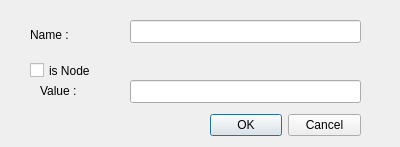
<?xml version="1.0" encoding="UTF-8"?>
<ui version="4.0">
 <class>Dialog</class>
 <widget class="QDialog" name="Dialog">
  <property name="geometry">
   <rect>
    <x>0</x>
    <y>0</y>
    <width>400</width>
    <height>147</height>
   </rect>
  </property>
  <property name="windowTitle">
   <string>Dialog</string>
  </property>
  <widget class="QDialogButtonBox" name="buttonBox">
   <property name="geometry">
    <rect>
     <x>210</x>
     <y>110</y>
     <width>151</width>
     <height>31</height>
    </rect>
   </property>
   <property name="layoutDirection">
    <enum>Qt::LeftToRight</enum>
   </property>
   <property name="orientation">
    <enum>Qt::Horizontal</enum>
   </property>
   <property name="standardButtons">
    <set>QDialogButtonBox::Cancel|QDialogButtonBox::Ok</set>
   </property>
   <property name="centerButtons">
    <bool>false</bool>
   </property>
  </widget>
  <widget class="QLineEdit" name="nameEdt">
   <property name="geometry">
    <rect>
     <x>130</x>
     <y>20</y>
     <width>231</width>
     <height>23</height>
    </rect>
   </property>
  </widget>
  <widget class="QLabel" name="label">
   <property name="geometry">
    <rect>
     <x>30</x>
     <y>24</y>
     <width>57</width>
     <height>21</height>
    </rect>
   </property>
   <property name="text">
    <string>Name : </string>
   </property>
  </widget>
  <widget class="QCheckBox" name="checkBox">
   <property name="geometry">
    <rect>
     <x>30</x>
     <y>60</y>
     <width>85</width>
     <height>21</height>
    </rect>
   </property>
   <property name="text">
    <string>is Node</string>
   </property>
  </widget>
  <widget class="QLineEdit" name="valueEdt">
   <property name="enabled">
    <bool>true</bool>
   </property>
   <property name="geometry">
    <rect>
     <x>130</x>
     <y>80</y>
     <width>231</width>
     <height>23</height>
    </rect>
   </property>
  </widget>
  <widget class="QLabel" name="label_2">
   <property name="geometry">
    <rect>
     <x>40</x>
     <y>80</y>
     <width>57</width>
     <height>21</height>
    </rect>
   </property>
   <property name="text">
    <string>Value :</string>
   </property>
  </widget>
 </widget>
 <resources/>
 <connections>
  <connection>
   <sender>buttonBox</sender>
   <signal>accepted()</signal>
   <receiver>Dialog</receiver>
   <slot>accept()</slot>
   <hints>
    <hint type="sourcelabel">
     <x>248</x>
     <y>254</y>
    </hint>
    <hint type="destinationlabel">
     <x>157</x>
     <y>274</y>
    </hint>
   </hints>
  </connection>
  <connection>
   <sender>buttonBox</sender>
   <signal>rejected()</signal>
   <receiver>Dialog</receiver>
   <slot>reject()</slot>
   <hints>
    <hint type="sourcelabel">
     <x>316</x>
     <y>260</y>
    </hint>
    <hint type="destinationlabel">
     <x>286</x>
     <y>274</y>
    </hint>
   </hints>
  </connection>
 </connections>
</ui>
